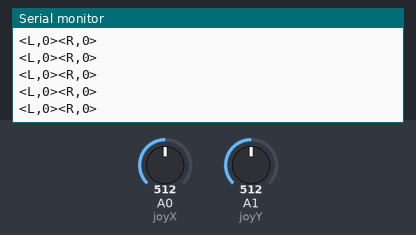
Simulated run of this sketch. Board: Arduino Uno, built with avr-gcc and run on an emulated ATmega328P. On the bench: the last lines printed to the serial monitor. The inputs (shaded band) are chosen by the test bench; at power-on: A0 (joyX) = 512, A1 (joyY) = 512.

Above: at 1.2 s.
1.3 s: A0 (joyX) set to 559
At 1.9 s:
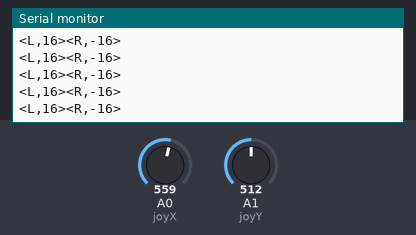
4.3 s: A1 (joyY) set to 537
At 5.2 s:
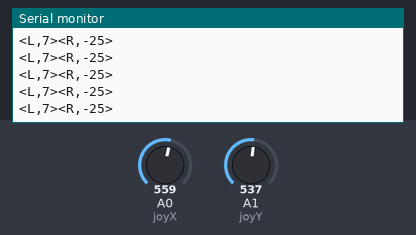
7.3 s: A1 (joyY) set to 786
At 8.1 s:
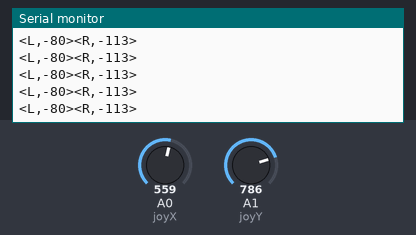
8.8 s: A1 (joyY) set to 794
At 9.3 s:
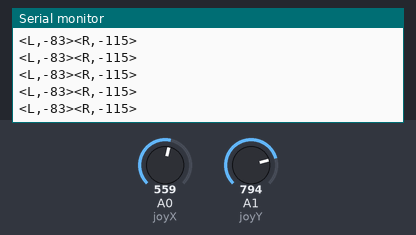
Timing chart, 0 to 11.8 s (numbered marks = the images above; inputs shaded):
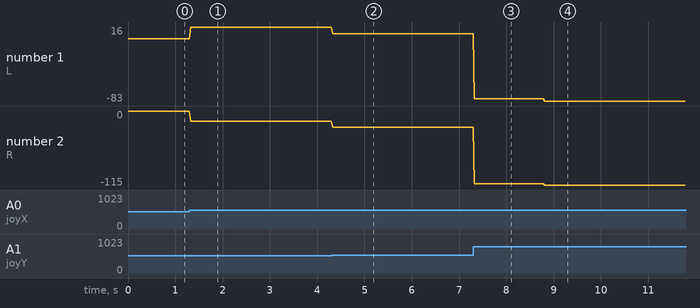

Measured:
- after the input at 1.3 s, the serial monitor: prints a new line at once (image 1)
- after the input at 4.3 s, the serial monitor: prints a new line at once (image 2)
- after the input at 7.3 s, the serial monitor: prints a new line at once (image 3)
- after the input at 8.8 s, the serial monitor: prints a new line at once (image 4)
- plotted number 1: 0 → 16 after the input at 1.3 s, 16 → 7 after the input at 4.3 s, 7 → -80 after the input at 7.3 s, -80 → -83 after the input at 8.8 s
- plotted number 2: 0 → -16 after the input at 1.3 s, -16 → -25 after the input at 4.3 s, -25 → -113 after the input at 7.3 s, -113 → -115 after the input at 8.8 s

The sketch:

joystick_ddr_motor_control.ino
```cpp
#define joyX A0
#define joyY A1

int xCenter = 0;
int yCenter = 0;

int xValue = 0;
int yValue = 0;

int left_val = 0;
int right_val = 0;

int joystick_range = 1024/2;
int x_lo = 0;
int x_hi = 0;

int y_lo = 0;
int y_hi = 0;

void setup() {
  Serial.begin(38400);

  // find values at joystick rest
  xCenter = analogRead(joyX);
  yCenter = analogRead(joyY);

  x_lo = xCenter - joystick_range;
  x_hi = xCenter + joystick_range;

  y_lo = yCenter - joystick_range;
  y_hi = yCenter + joystick_range;
}

void loop() {
  // get values from joystick
  xValue = analogRead(joyX);
  yValue = analogRead(joyY);

  // map joystick values to motor command values
  xValue =  map(xValue, x_lo,x_hi, -255,255);
  yValue = map(yValue, y_hi,y_lo, -255,255);

  // rotate joystick 45deg
  // https://robotics.stackexchange.com/questions/20347/how-do-i-convert-centre-returning-joystick-values-to-dual-hobby-motor-direction
  left_val =  int(+xValue*sqrt(2.0)/2.0 + yValue*sqrt(2.0)/2.0);
  right_val = int(-xValue*sqrt(2.0)/2.0 + yValue*sqrt(2.0)/2.0);

  // create command strings
  String cmd_left =  "<L," + String(left_val) +  ">";
  String cmd_right = "<R," + String(right_val) + ">";

  // send command strings
  Serial.print(cmd_left);
  Serial.println(cmd_right);
  delay(30); // at 9600 baud, cannot decrease delay less than 20ms
}
```
